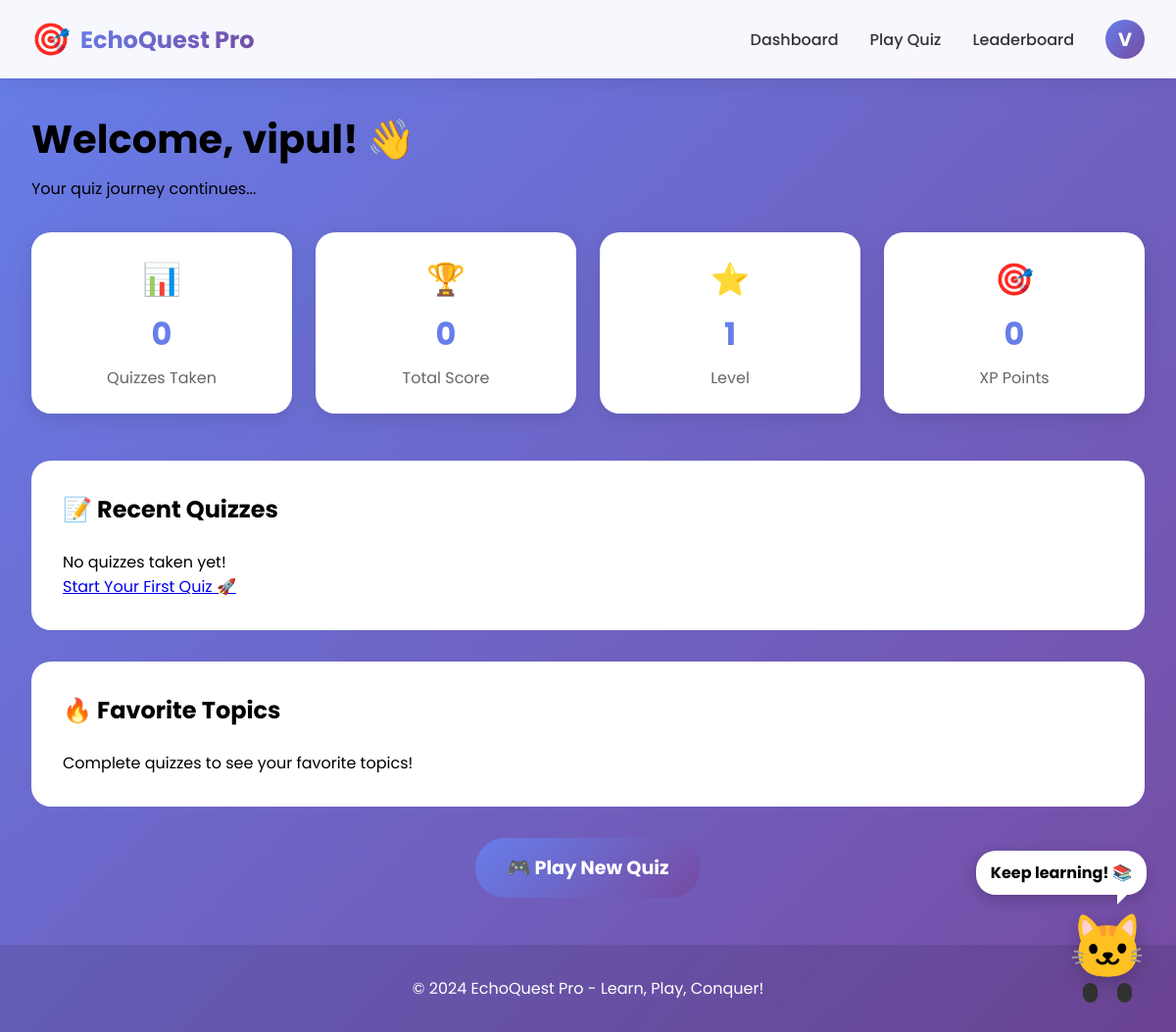
/dashboard (signed in), run on an earlier commit of the app's database.
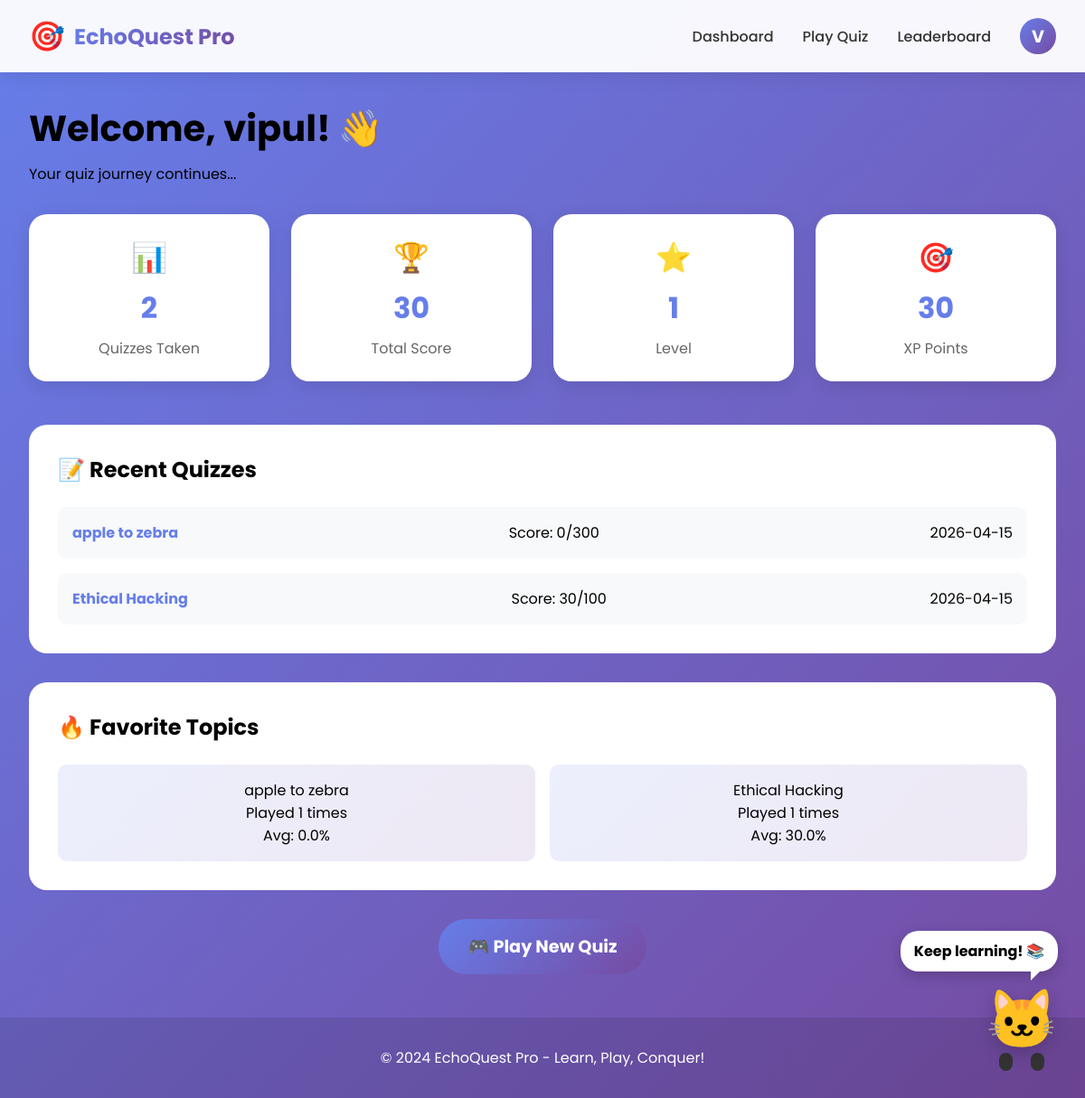
And on a later commit of the database.
### tables this page shows
CREATE TABLE users (
            id INTEGER PRIMARY KEY AUTOINCREMENT,
            username TEXT UNIQUE NOT NULL,
            email TEXT UNIQUE NOT NULL,
            password TEXT NOT NULL,
            created_at TIMESTAMP DEFAULT CURRENT_TIMESTAMP,
            total_score INTEGER DEFAULT 0,
            quizzes_taken INTEGER DEFAULT 0,
            avatar TEXT DEFAULT '🐱',
            level INTEGER DEFAULT 1,
            xp INTEGER DEFAULT 0
        );

CREATE TABLE quiz_sessions (
            id INTEGER PRIMARY KEY AUTOINCREMENT,
            user_id INTEGER,
            session_id TEXT UNIQUE,
            topic TEXT,
            score INTEGER DEFAULT 0,
            total_questions INTEGER DEFAULT 20,
            completed BOOLEAN DEFAULT 0,
            started_at TIMESTAMP DEFAULT CURRENT_TIMESTAMP,
            completed_at TIMESTAMP, difficulty TEXT DEFAULT 'mixed',
            FOREIGN KEY (user_id) REFERENCES users (id)
        );

CREATE TABLE leaderboard (
            id INTEGER PRIMARY KEY AUTOINCREMENT,
            user_id INTEGER,
            user_name TEXT,
            topic TEXT,
            score INTEGER,
            total_questions INTEGER,
            percentage REAL,
            created_at TIMESTAMP DEFAULT CURRENT_TIMESTAMP,
            FOREIGN KEY (user_id) REFERENCES users (id)
        );

### app.py (the view, shortened to what this page needs)
@app.route('/dashboard')
@login_required
def dashboard():
    conn = get_db()
    cursor = conn.cursor()
    cursor.execute("PRAGMA table_info(quiz_sessions)")
    columns = [col[1] for col in cursor.fetchall()]
    has_difficulty = 'difficulty' in columns
    cursor.execute('''
        SELECT COUNT(*) as total_quizzes, SUM(score) as total_score
        FROM quiz_sessions
        WHERE user_id = ? AND completed = 1
    ''', (current_user.id,))
    stats = cursor.fetchone()
    if has_difficulty:
        cursor.execute('''
            SELECT topic, score, total_questions, completed_at, difficulty
            FROM quiz_sessions
            WHERE user_id = ? AND completed = 1
            ORDER BY completed_at DESC LIMIT 5
        ''', (current_user.id,))
    recent_quizzes = cursor.fetchall()
    cursor.execute('''
        SELECT topic, COUNT(*) as times_played, AVG(percentage) as avg_score
        FROM leaderboard
        WHERE user_id = ?
        GROUP BY topic
        ORDER BY times_played DESC LIMIT 5
    ''', (current_user.id,))
    favorite_topics = cursor.fetchall()
    conn.close()
    return render_template('dashboard.html',
                         stats=stats,
                         recent_quizzes=recent_quizzes,
                         favorite_topics=favorite_topics,
                         has_difficulty=has_difficulty)

### app.py (called while the page is built)
@login_manager.user_loader
def load_user(user_id):
    conn = get_db()
    cursor = conn.cursor()
    cursor.execute("SELECT * FROM users WHERE id = ?", (user_id,))
    user = cursor.fetchone()
    conn.close()
    if user:
        return User(
            id=user[0],
            username=user[1],
            email=user[2],
            total_score=user[5] if len(user) > 5 else 0,
            quizzes_taken=user[6] if len(user) > 6 else 0,
            level=user[8] if len(user) > 8 else 1,
            xp=user[9] if len(user) > 9 else 0,
            avatar=user[7] if len(user) > 7 else '🐱'
        )
    return None

def get_db():
    conn = sqlite3.connect(DATABASE)
    conn.row_factory = sqlite3.Row
    return conn

### templates/dashboard.html (shortened to what this page needs)
{% extends "base.html" %}
{% block content %}
<div class="dashboard-container">
    <div class="dashboard-header">
        <div class="welcome-section">
            <h1 class="glow-text">Welcome, {{ current_user.username }}! 👋</h1>
            <p>Your quiz journey continues...</p>
        </div>
        <div class="stats-grid">
            <div class="stat-card">
                <div class="stat-icon">📊</div>
                <div class="stat-value">{{ stats.total_quizzes or 0 }}</div>
                <div class="stat-label">Quizzes Taken</div>
            </div>
            <div class="stat-card">
                <div class="stat-icon">🏆</div>
                <div class="stat-value">{{ stats.total_score or 0 }}</div>
                <div class="stat-label">Total Score</div>
            </div>
            <div class="stat-card">
                <div class="stat-icon">⭐</div>
                <div class="stat-value">{{ current_user.level }}</div>
                <div class="stat-label">Level</div>
            </div>
            <div class="stat-card">
                <div class="stat-icon">🎯</div>
                <div class="stat-value">{{ current_user.xp }}</div>
                <div class="stat-label">XP Points</div>
            </div>
        </div>
    </div>
    <div class="dashboard-content">
        <div class="dashboard-section">
            <h2>📝 Recent Quizzes</h2>
            <div class="recent-quizzes">
                {% if recent_quizzes %}
                    {% for quiz in recent_quizzes %}
                    <div class="quiz-card slide-in">
                        <div class="quiz-topic">{{ quiz.topic }}</div>
                        <div class="quiz-score">Score: {{ quiz.score }}/{{ quiz.total_questions * 10 }}</div>
                        <div class="quiz-date">{{ quiz.completed_at[:10] }}</div>
                    </div>
                    {% endfor %}
                {% else %}
                    <div class="empty-state">
                        <p>No quizzes taken yet!</p>
                        <a href="{{ url_for('search_topic') }}" class="btn-primary">Start Your First Quiz 🚀</a>
                    </div>
                {% endif %}
            </div>
        </div>
        <div class="dashboard-section">
            <h2>🔥 Favorite Topics</h2>
            <div class="favorite-topics">
                {% if favorite_topics %}
                    {% for topic in favorite_topics %}
                    <div class="topic-card">
                        <div class="topic-name">{{ topic.topic }}</div>
                        <div class="topic-stats">Played {{ topic.times_played }} times</div>
                        <div class="topic-score">Avg: {{ "%.1f"|format(topic.avg_score) }}%</div>
                    </div>
                    {% endfor %}
                {% else %}
                    <p>Complete quizzes to see your favorite topics!</p>
                {% endif %}
            </div>
        </div>
    </div>
    <div class="quick-action">
        <a href="{{ url_for('search_topic') }}" class="play-btn pulse">🎮 Play New Quiz</a>
    </div>
</div>
<div class="animated-character character-dashboard">
    <div class="character-body">
        <div class="character-face">🐱</div>
        <div class="character-legs">
            <div class="leg leg-left"></div>
            <div class="leg leg-right"></div>
        </div>
    </div>
    <div class="speech-bubble">Keep learning! 📚</div>
</div>
{% endblock %}

### templates/base.html (shortened to what this page needs)
<!DOCTYPE html>
<html lang="en">
<head>
    <link rel="stylesheet" href="{{ url_for('static', filename='style.css') }}">
    <link rel="stylesheet" href="{{ url_for('static', filename='animations.css') }}">
</head>
<body>
    <nav class="navbar">
        <div class="nav-container">
            <div class="nav-logo">
                <span class="logo-icon">🎯</span>
                <span class="logo-text">EchoQuest Pro</span>
            </div>
            <div class="nav-menu">
                {% if current_user.is_authenticated %}
                    <a href="{{ url_for('dashboard') }}" class="nav-link">Dashboard</a>
                    <a href="{{ url_for('search_topic') }}" class="nav-link">Play Quiz</a>
                    <a href="{{ url_for('leaderboard') }}" class="nav-link">Leaderboard</a>
                    <div class="user-menu">
                        <span class="user-avatar">{{ current_user.username[0].upper() }}</span>
                    </div>
                {% else %}
                    <a href="{{ url_for('login') }}" class="nav-link">Login</a>
                    <a href="{{ url_for('register') }}" class="nav-link btn-primary-small">Sign Up</a>
                {% endif %}
            </div>
        </div>
    </nav>
    <main>
        {% block content %}{% endblock %}
    </main>
    <footer class="footer">
        <p>© 2024 EchoQuest Pro - Learn, Play, Conquer!</p>
    </footer>
</body>
</html>

### static/style.css (style rules this page uses)
* { margin: 0; padding: 0; box-sizing: border-box; }
body { font-family: 'Poppins', sans-serif; background: linear-gradient(135deg, #667eea 0%, #764ba2 100%); min-height: 100vh; position: relative; overflow-x: hidden; }
.navbar { background: rgba(255, 255, 255, 0.95); backdrop-filter: blur(10px); box-shadow: 0 2px 20px rgba(0,0,0,0.1); position: sticky; top: 0; z-index: 1000; }
.nav-container { max-width: 1200px; margin: 0 auto; padding: 1rem 2rem; display: flex; justify-content: space-between; align-items: center; }
.nav-logo { display: flex; align-items: center; gap: 10px; font-size: 1.5rem; font-weight: bold; }
.logo-icon { font-size: 2rem; animation: bounce 2s infinite; }
.logo-text { background: linear-gradient(135deg, #667eea 0%, #764ba2 100%); -webkit-background-clip: text; background-clip: text; color: transparent; }
.nav-menu { display: flex; align-items: center; gap: 2rem; }
.nav-link { text-decoration: none; color: #333; font-weight: 500; transition: color 0.3s; }
.user-menu { position: relative; cursor: pointer; }
.user-avatar { width: 40px; height: 40px; background: linear-gradient(135deg, #667eea 0%, #764ba2 100%); border-radius: 50%; display: flex; align-items: center; justify-content: center; color: white; font-weight: bold; font-size: 1.2rem; }
.animated-character { position: fixed; bottom: 30px; right: 30px; z-index: 1000; cursor: pointer; transition: transform 0.3s; }
.character-body { position: relative; }
.character-face { font-size: 4rem; filter: drop-shadow(0 5px 10px rgba(0,0,0,0.2)); animation: bounce 1s infinite; }
.character-legs { display: flex; gap: 20px; justify-content: center; margin-top: -10px; }
.leg { width: 15px; height: 20px; background: #333; border-radius: 10px; animation: walk 0.5s infinite; }
.leg-left { transform-origin: top center; }
.leg-right { transform-origin: top center; animation-delay: 0.25s; }
.speech-bubble { position: absolute; top: -50px; right: 0; background: white; padding: 10px 15px; border-radius: 20px; box-shadow: 0 5px 15px rgba(0,0,0,0.2); white-space: nowrap; font-weight: bold; animation: fadeInOut 3s infinite; }
.speech-bubble::before { content: ''; position: absolute; bottom: -10px; right: 20px; border-width: 10px 10px 0 0; border-style: solid; border-color: white transparent transparent transparent; }
.dashboard-container { max-width: 1200px; margin: 2rem auto; padding: 0 2rem; }
.dashboard-header { margin-bottom: 3rem; }
.welcome-section h1 { font-size: 2.5rem; margin-bottom: 0.5rem; }
.stats-grid { display: grid; grid-template-columns: repeat(auto-fit, minmax(200px, 1fr)); gap: 1.5rem; margin-top: 2rem; }
.stat-card { background: white; padding: 1.5rem; border-radius: 20px; text-align: center; box-shadow: 0 5px 20px rgba(0,0,0,0.1); transition: transform 0.3s; }
.stat-icon { font-size: 2rem; margin-bottom: 0.5rem; }
.stat-value { font-size: 2rem; font-weight: bold; color: #667eea; }
.stat-label { color: #666; margin-top: 0.5rem; }
.dashboard-section { background: white; border-radius: 20px; padding: 2rem; margin-bottom: 2rem; }
.dashboard-section h2 { margin-bottom: 1.5rem; }
.recent-quizzes { display: grid; gap: 1rem; }
.quiz-card { display: flex; justify-content: space-between; align-items: center; padding: 1rem; background: #f8f9fa; border-radius: 10px; transition: transform 0.3s; }
.quiz-topic { font-weight: bold; color: #667eea; }
.favorite-topics { display: grid; grid-template-columns: repeat(auto-fit, minmax(250px, 1fr)); gap: 1rem; }
.topic-card { padding: 1rem; background: linear-gradient(135deg, #667eea20 0%, #764ba220 100%); border-radius: 10px; text-align: center; }
.quick-action { text-align: center; margin-top: 2rem; }
.play-btn { display: inline-block; padding: 1rem 2rem; background: linear-gradient(135deg, #667eea 0%, #764ba2 100%); color: white; text-decoration: none; border-radius: 50px; font-size: 1.2rem; font-weight: bold; transition: all 0.3s; }
.footer { text-align: center; padding: 2rem; color: white; background: rgba(0,0,0,0.1); margin-top: 3rem; }

### static/animations.css (style rules this page uses)
.pulse { animation: pulse 2s ease-in-out infinite; }
.glow-text { animation: glow 2s ease-in-out infinite alternate; }
.slide-in { animation: slideIn 0.5s ease-out; }

What changed in the data, as far as the page shows it:
changed users "vipul": xp "0" → "30"
added quiz_sessions: topic "apple to zebra", score "0", quiz.total_questions*10 "300", completed_at "2026-04-15"
added quiz_sessions: topic "Ethical Hacking", score "30", quiz.total_questions*10 "100", completed_at "2026-04-15"
added leaderboard: topic "apple to zebra", times_played "1", avg_score "0.0"
added leaderboard: topic "Ethical Hacking", times_played "1", avg_score "30.0"
Also different on the page:
{{ stats.total_quizzes or 0 }}: "0" → "2"
{{ stats.total_score or 0 }}: "0" → "30"
text no longer shown: "No quizzes taken yet! Start Your First Quiz 🚀 Complete quizzes to see your favorite topics!"
